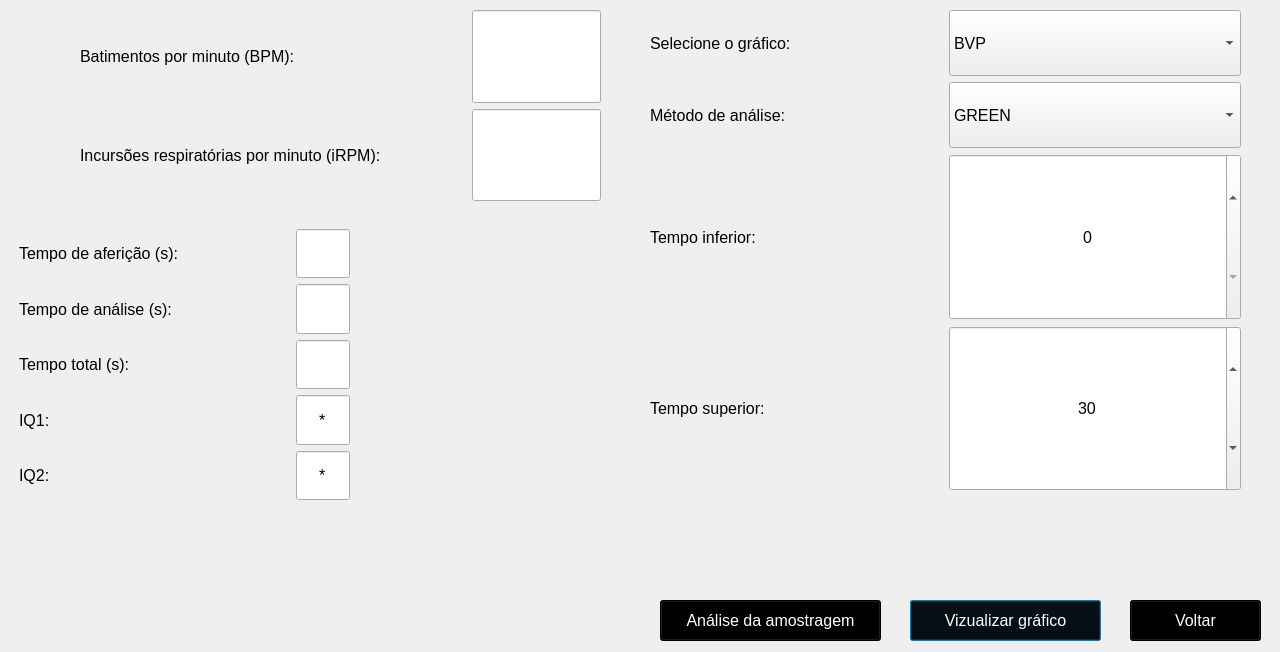
<?xml version="1.0" encoding="UTF-8"?>
<ui version="4.0">
 <class>Dialog</class>
 <widget class="QDialog" name="Dialog">
  <property name="geometry">
   <rect>
    <x>0</x>
    <y>0</y>
    <width>1280</width>
    <height>652</height>
   </rect>
  </property>
  <property name="font">
   <font>
    <pointsize>12</pointsize>
   </font>
  </property>
  <property name="windowTitle">
   <string>lion - Results</string>
  </property>
  <property name="windowIcon">
   <iconset resource="../icones/icones.qrc">
    <normaloff>:/icones/lion.png</normaloff>:/icones/lion.png</iconset>
  </property>
  <widget class="QWidget" name="gridLayoutWidget">
   <property name="geometry">
    <rect>
     <x>10</x>
     <y>10</y>
     <width>591</width>
     <height>191</height>
    </rect>
   </property>
   <layout class="QGridLayout" name="gridResultados" columnstretch="1,6,2">
    <item row="0" column="0">
     <widget class="QLabel" name="label_icone_bpm">
      <property name="styleSheet">
       <string notr="true">image: url(:/icones/coracao.png);</string>
      </property>
      <property name="text">
       <string/>
      </property>
     </widget>
    </item>
    <item row="1" column="1">
     <widget class="QLabel" name="label_text_irpm">
      <property name="text">
       <string>Incursões respiratórias por minuto (iRPM):</string>
      </property>
     </widget>
    </item>
    <item row="0" column="1">
     <widget class="QLabel" name="label_text_bpm">
      <property name="text">
       <string>Batimentos por minuto (BPM):</string>
      </property>
     </widget>
    </item>
    <item row="1" column="0">
     <widget class="QLabel" name="label_icone_irpm">
      <property name="styleSheet">
       <string notr="true">image: url(:/icones/respiracao.png);</string>
      </property>
      <property name="text">
       <string/>
      </property>
     </widget>
    </item>
    <item row="0" column="2">
     <widget class="QLineEdit" name="lineEdit_bom">
      <property name="sizePolicy">
       <sizepolicy hsizetype="Expanding" vsizetype="Minimum">
        <horstretch>0</horstretch>
        <verstretch>0</verstretch>
       </sizepolicy>
      </property>
      <property name="alignment">
       <set>Qt::AlignCenter</set>
      </property>
      <property name="readOnly">
       <bool>true</bool>
      </property>
     </widget>
    </item>
    <item row="1" column="2">
     <widget class="QLineEdit" name="lineEdit_irpm">
      <property name="sizePolicy">
       <sizepolicy hsizetype="Expanding" vsizetype="Minimum">
        <horstretch>0</horstretch>
        <verstretch>0</verstretch>
       </sizepolicy>
      </property>
      <property name="alignment">
       <set>Qt::AlignCenter</set>
      </property>
      <property name="readOnly">
       <bool>true</bool>
      </property>
     </widget>
    </item>
   </layout>
  </widget>
  <widget class="QWidget" name="gridLayoutWidget_2">
   <property name="geometry">
    <rect>
     <x>650</x>
     <y>10</y>
     <width>591</width>
     <height>481</height>
    </rect>
   </property>
   <layout class="QGridLayout" name="gridGrafico" rowstretch="2,2,5,5">
    <item row="3" column="1">
     <widget class="QSpinBox" name="spinBox_t_sup">
      <property name="sizePolicy">
       <sizepolicy hsizetype="Minimum" vsizetype="Minimum">
        <horstretch>0</horstretch>
        <verstretch>0</verstretch>
       </sizepolicy>
      </property>
      <property name="alignment">
       <set>Qt::AlignCenter</set>
      </property>
      <property name="maximum">
       <number>99999</number>
      </property>
      <property name="value">
       <number>30</number>
      </property>
     </widget>
    </item>
    <item row="3" column="0">
     <widget class="QLabel" name="label_t_sup">
      <property name="text">
       <string>Tempo superior:</string>
      </property>
     </widget>
    </item>
    <item row="2" column="0">
     <widget class="QLabel" name="label_t_inf">
      <property name="text">
       <string>Tempo inferior:</string>
      </property>
     </widget>
    </item>
    <item row="2" column="1">
     <widget class="QSpinBox" name="spinBox_t_inf">
      <property name="sizePolicy">
       <sizepolicy hsizetype="Minimum" vsizetype="Minimum">
        <horstretch>0</horstretch>
        <verstretch>0</verstretch>
       </sizepolicy>
      </property>
      <property name="alignment">
       <set>Qt::AlignCenter</set>
      </property>
      <property name="maximum">
       <number>9999</number>
      </property>
     </widget>
    </item>
    <item row="0" column="1">
     <widget class="QComboBox" name="comboBox_grafico">
      <property name="sizePolicy">
       <sizepolicy hsizetype="Preferred" vsizetype="Minimum">
        <horstretch>0</horstretch>
        <verstretch>0</verstretch>
       </sizepolicy>
      </property>
      <item>
       <property name="text">
        <string>BVP</string>
       </property>
      </item>
      <item>
       <property name="text">
        <string>BVP filtrado</string>
       </property>
      </item>
      <item>
       <property name="text">
        <string>Análise espectral</string>
       </property>
      </item>
     </widget>
    </item>
    <item row="0" column="0">
     <widget class="QLabel" name="label_grafico">
      <property name="text">
       <string>Selecione o gráfico:</string>
      </property>
     </widget>
    </item>
    <item row="1" column="0">
     <widget class="QLabel" name="label_metodo">
      <property name="text">
       <string>Método de análise:</string>
      </property>
     </widget>
    </item>
    <item row="1" column="1">
     <widget class="QComboBox" name="comboBox_metodo">
      <property name="sizePolicy">
       <sizepolicy hsizetype="Preferred" vsizetype="Minimum">
        <horstretch>0</horstretch>
        <verstretch>0</verstretch>
       </sizepolicy>
      </property>
      <item>
       <property name="text">
        <string>GREEN</string>
       </property>
      </item>
      <item>
       <property name="text">
        <string>GRGB</string>
       </property>
      </item>
     </widget>
    </item>
   </layout>
  </widget>
  <widget class="QPushButton" name="pushButton_grafico">
   <property name="geometry">
    <rect>
     <x>910</x>
     <y>600</y>
     <width>191</width>
     <height>41</height>
    </rect>
   </property>
   <property name="styleSheet">
    <string notr="true">background-color: rgb(0, 0, 0);
color: rgb(255, 255, 255);</string>
   </property>
   <property name="text">
    <string>Vizualizar gráfico</string>
   </property>
  </widget>
  <widget class="QWidget" name="gridLayoutWidget_3">
   <property name="geometry">
    <rect>
     <x>19</x>
     <y>229</y>
     <width>331</width>
     <height>271</height>
    </rect>
   </property>
   <layout class="QGridLayout" name="gridSecondResults" columnstretch="5,1">
    <item row="3" column="0">
     <widget class="QLabel" name="label_IQ1">
      <property name="text">
       <string>IQ1:</string>
      </property>
      <property name="alignment">
       <set>Qt::AlignLeading|Qt::AlignLeft|Qt::AlignVCenter</set>
      </property>
     </widget>
    </item>
    <item row="0" column="0">
     <widget class="QLabel" name="label_t_afericao">
      <property name="text">
       <string>Tempo de aferição (s):</string>
      </property>
      <property name="alignment">
       <set>Qt::AlignLeading|Qt::AlignLeft|Qt::AlignVCenter</set>
      </property>
     </widget>
    </item>
    <item row="2" column="0">
     <widget class="QLabel" name="label_t_total">
      <property name="text">
       <string>Tempo total (s):</string>
      </property>
      <property name="alignment">
       <set>Qt::AlignLeading|Qt::AlignLeft|Qt::AlignVCenter</set>
      </property>
     </widget>
    </item>
    <item row="2" column="1">
     <widget class="QLineEdit" name="lineEdit_t_total">
      <property name="sizePolicy">
       <sizepolicy hsizetype="Expanding" vsizetype="Minimum">
        <horstretch>0</horstretch>
        <verstretch>0</verstretch>
       </sizepolicy>
      </property>
      <property name="alignment">
       <set>Qt::AlignCenter</set>
      </property>
      <property name="readOnly">
       <bool>true</bool>
      </property>
     </widget>
    </item>
    <item row="0" column="1">
     <widget class="QLineEdit" name="lineEdit_t_afericao">
      <property name="sizePolicy">
       <sizepolicy hsizetype="Expanding" vsizetype="Minimum">
        <horstretch>0</horstretch>
        <verstretch>0</verstretch>
       </sizepolicy>
      </property>
      <property name="alignment">
       <set>Qt::AlignCenter</set>
      </property>
      <property name="readOnly">
       <bool>true</bool>
      </property>
     </widget>
    </item>
    <item row="1" column="1">
     <widget class="QLineEdit" name="lineEdit_t_analise">
      <property name="sizePolicy">
       <sizepolicy hsizetype="Expanding" vsizetype="Minimum">
        <horstretch>0</horstretch>
        <verstretch>0</verstretch>
       </sizepolicy>
      </property>
      <property name="alignment">
       <set>Qt::AlignCenter</set>
      </property>
      <property name="readOnly">
       <bool>true</bool>
      </property>
     </widget>
    </item>
    <item row="1" column="0">
     <widget class="QLabel" name="label_t_analise">
      <property name="text">
       <string>Tempo de análise (s):</string>
      </property>
      <property name="alignment">
       <set>Qt::AlignLeading|Qt::AlignLeft|Qt::AlignVCenter</set>
      </property>
     </widget>
    </item>
    <item row="4" column="0">
     <widget class="QLabel" name="label_IQ2">
      <property name="text">
       <string>IQ2:</string>
      </property>
      <property name="alignment">
       <set>Qt::AlignLeading|Qt::AlignLeft|Qt::AlignVCenter</set>
      </property>
     </widget>
    </item>
    <item row="3" column="1">
     <widget class="QLineEdit" name="lineEdit_iq1">
      <property name="sizePolicy">
       <sizepolicy hsizetype="Expanding" vsizetype="Minimum">
        <horstretch>0</horstretch>
        <verstretch>0</verstretch>
       </sizepolicy>
      </property>
      <property name="text">
       <string>*</string>
      </property>
      <property name="alignment">
       <set>Qt::AlignCenter</set>
      </property>
      <property name="readOnly">
       <bool>true</bool>
      </property>
     </widget>
    </item>
    <item row="4" column="1">
     <widget class="QLineEdit" name="lineEdit_iq2">
      <property name="sizePolicy">
       <sizepolicy hsizetype="Expanding" vsizetype="Minimum">
        <horstretch>0</horstretch>
        <verstretch>0</verstretch>
       </sizepolicy>
      </property>
      <property name="text">
       <string>*</string>
      </property>
      <property name="alignment">
       <set>Qt::AlignCenter</set>
      </property>
      <property name="readOnly">
       <bool>true</bool>
      </property>
     </widget>
    </item>
   </layout>
  </widget>
  <widget class="QPushButton" name="pushButton_amostragem">
   <property name="geometry">
    <rect>
     <x>660</x>
     <y>600</y>
     <width>221</width>
     <height>41</height>
    </rect>
   </property>
   <property name="styleSheet">
    <string notr="true">background-color: rgb(0, 0, 0);
color: rgb(255, 255, 255);</string>
   </property>
   <property name="text">
    <string>Análise da amostragem</string>
   </property>
  </widget>
  <widget class="QPushButton" name="pushButton_main_w">
   <property name="geometry">
    <rect>
     <x>1130</x>
     <y>600</y>
     <width>131</width>
     <height>41</height>
    </rect>
   </property>
   <property name="styleSheet">
    <string notr="true">background-color: rgb(0, 0, 0);
color: rgb(255, 255, 255);</string>
   </property>
   <property name="text">
    <string>Voltar</string>
   </property>
  </widget>
 </widget>
 <resources>
  <include location="icones.qrc"/>
  <include location="../icones/icones.qrc"/>
 </resources>
 <connections/>
</ui>
